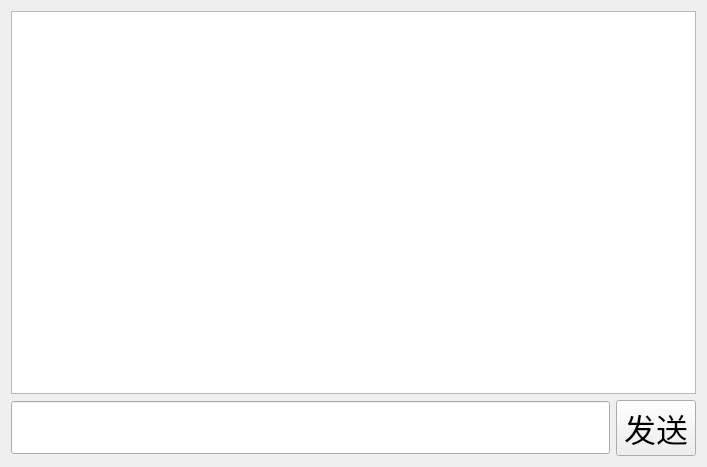
<?xml version="1.0" encoding="UTF-8"?>
<ui version="4.0">
 <class>PrivateChat</class>
 <widget class="QWidget" name="PrivateChat">
  <property name="geometry">
   <rect>
    <x>0</x>
    <y>0</y>
    <width>707</width>
    <height>467</height>
   </rect>
  </property>
  <property name="windowTitle">
   <string>Form</string>
  </property>
  <layout class="QVBoxLayout" name="verticalLayout_2">
   <item>
    <layout class="QVBoxLayout" name="verticalLayout">
     <item>
      <widget class="QTextEdit" name="showMsg_te">
       <property name="font">
        <font>
         <family>Adobe Devanagari</family>
         <pointsize>24</pointsize>
        </font>
       </property>
      </widget>
     </item>
     <item>
      <layout class="QHBoxLayout" name="horizontalLayout">
       <item>
        <widget class="QLineEdit" name="inputMsg_le">
         <property name="font">
          <font>
           <family>Adobe Devanagari</family>
           <pointsize>24</pointsize>
          </font>
         </property>
        </widget>
       </item>
       <item>
        <widget class="QPushButton" name="pushButton">
         <property name="font">
          <font>
           <family>Adobe Devanagari</family>
           <pointsize>24</pointsize>
          </font>
         </property>
         <property name="text">
          <string>发送</string>
         </property>
        </widget>
       </item>
      </layout>
     </item>
    </layout>
   </item>
  </layout>
 </widget>
 <resources/>
 <connections/>
</ui>
